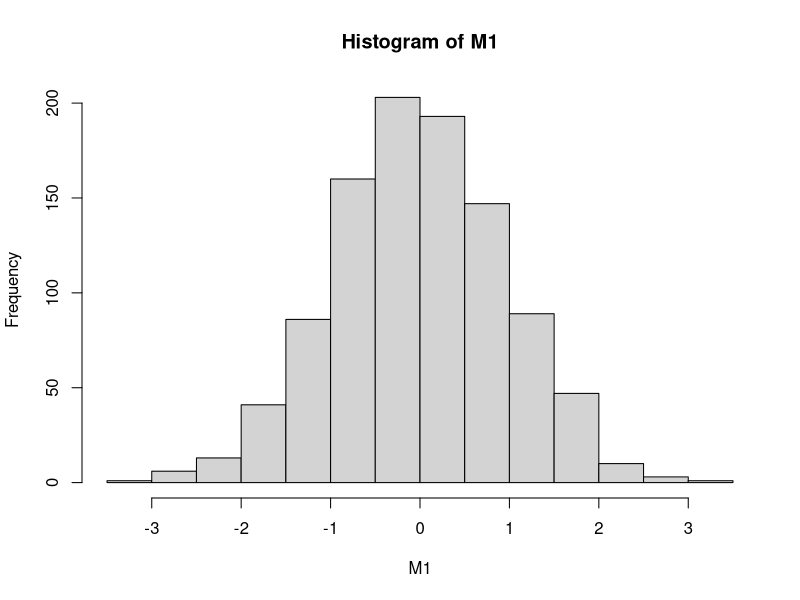
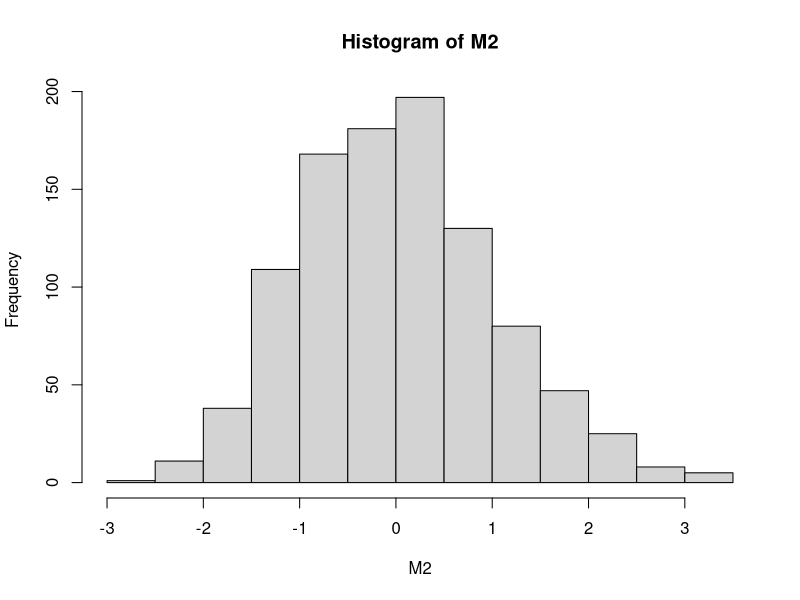
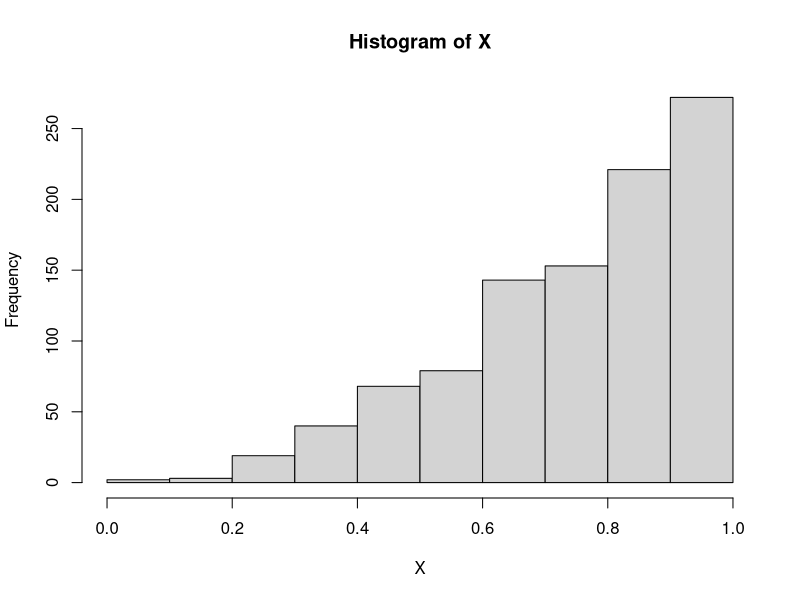

Write the R code that produced these figures, in order.
## ---- chunk 1

simf = function(seed){
  
  set.seed(seed)
  Y = rnorm(100, mean = 15, sd = sqrt(116))
  Y2 = ((Y-15)^2)/116
  
  c(mean(Y), mean(Y2))
}

## ---- chunk 2
simf(1)
## ---- chunk 3

M = matrix(nrow = 1000, ncol = 2)

for (i in 1:1000){
  M[i,] = simf(i)
}
  
## ---- chunk 4
apply(M, 2, mean)
apply(M, 2, var)
## ---- chunk 5

M1 = M[, 1]
M2 = M[, 2]

M1 = (M1 - 15)/sqrt(1.16)
M2 = (M2 - 1)/sqrt(0.02)

hist(M1)
hist(M2)
## ---- chunk 6

U = runif(1000)
X = U^(1/3)
hist(X)
